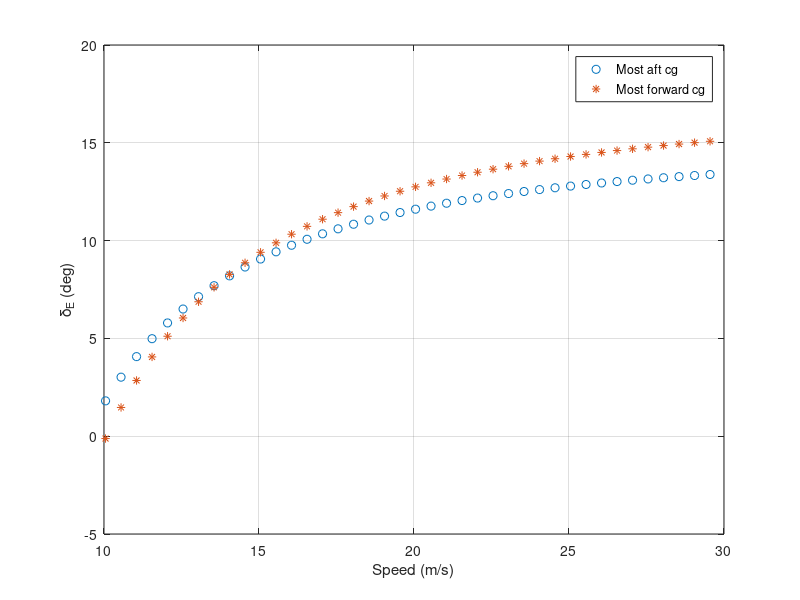

The MATLAB source for this figure:
clc
clear
Vmax = 30; % m/s
Sw=1.4025; % m ˆ 2
Sh = 0.378; % m ˆ 2
Cbar= 0.55; % m
Vs = 10.05; % m/sec
Tmax= 32.93; % N
rho = 1.225; % kg/m ˆ 3
Cmo = 0.1033;
zT = 0.025; % m
CLa = 3.93; % 1/rad
CLah = 3.655167; %  1/rad
CLa_wf = 3.93;
g = 9.81; % m/s ˆ 2
m = 14; % kg
CLo = 0.956;
taw = 0.5; % Effectiveness parameter
etha_h = 0.9; % Tail Efficiency
lh = 1.0766; % m from main landing gear
AR_w = 4.63; % Aspect Ratio of wing
de_da = ((CLa*2)/(3.14*AR_w)); % Downwash
CLdE=-CLah*etha_h*Sh*taw/Sw;
% Most aft cg
xcg = 0; % m from main landing gear
h_to_ho = (0.4-0.3684)/Cbar; % m
l_h1 = lh+xcg; %m
VH1 = (l_h1*Sh)/(Sw*Cbar);
CmdE1 = -CLah*etha_h*VH1*taw;
Cma1 = CLa_wf*h_to_ho-CLah*etha_h*Sh*(l_h1/Cbar)*(1-de_da)/Sw;
% Most forward cg
xcg = 0.025; % m from main landing gear
h_to_ho = (0.4-0.3684-0.025)/Cbar; % m
l_h2 = lh+xcg; % m
VH2 = (l_h2*Sh)/(Sw*Cbar);
CmdE2 = -CLah*etha_h*VH2*taw;
Cma2 = CLa_wf*h_to_ho-CLah*etha_h*Sh*(l_h2/Cbar)*(1-de_da)/Sw;
i =1;
for U1=Vs:0.5:Vmax
qbar=0.5*rho*U1^2;
CL1= (m*g)/(qbar*Sw);
f1=((Tmax*zT)/(qbar*Sw*Cbar))+Cmo;
dE1(i)=-((f1*CLa)+(CL1-CLo)*Cma1)/(CLa*CmdE1-Cma1*CLdE);
dE2(i)=-((f1*CLa)+(CL1-CLo)*Cma2)/(CLa*CmdE2-Cma2*CLdE);
V(i)=U1;
i=i+1;
end
plot(V,dE1*57.3,'o',V,dE2*57.3,'*')
grid
xlabel ('Speed (m/s)')
ylabel ('\delta_E (deg)')
legend('Most aft cg','Most forward cg')